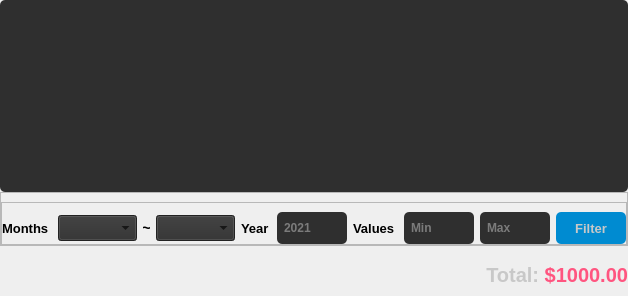
            <widget class="QWidget" name="tb_revenue">
             <attribute name="icon">
              <iconset>
               <normalon>:/money/dinheiro(copiar).png</normalon>
              </iconset>
             </attribute>
             <attribute name="title">
              <string>Revenue</string>
             </attribute>
             <layout class="QVBoxLayout" name="verticalLayout_6">
              <property name="spacing">
               <number>0</number>
              </property>
              <property name="leftMargin">
               <number>0</number>
              </property>
              <property name="topMargin">
               <number>0</number>
              </property>
              <property name="rightMargin">
               <number>0</number>
              </property>
              <property name="bottomMargin">
               <number>0</number>
              </property>
              <item>
               <widget class="QFrame" name="fr_revenue_list">
                <property name="maximumSize">
                 <size>
                  <width>16777215</width>
                  <height>16777215</height>
                 </size>
                </property>
                <property name="frameShape">
                 <enum>QFrame::NoFrame</enum>
                </property>
                <property name="frameShadow">
                 <enum>QFrame::Raised</enum>
                </property>
                <layout class="QHBoxLayout" name="horizontalLayout_13">
                 <property name="spacing">
                  <number>0</number>
                 </property>
                 <property name="leftMargin">
                  <number>0</number>
                 </property>
                 <property name="topMargin">
                  <number>0</number>
                 </property>
                 <property name="rightMargin">
                  <number>0</number>
                 </property>
                 <property name="bottomMargin">
                  <number>0</number>
                 </property>
                 <item>
                  <widget class="QTableWidget" name="tb_revenue_list">
                   <property name="font">
                    <font>
                     <pointsize>10</pointsize>
                     <weight>75</weight>
                     <bold>true</bold>
                    </font>
                   </property>
                   <property name="styleSheet">
                    <string notr="true">background-color: rgb(47, 47, 47);
border-radius: 5px;</string>
                   </property>
                  </widget>
                 </item>
                </layout>
               </widget>
              </item>
              <item>
               <widget class="QFrame" name="fr_revenue_filter_content">
                <property name="frameShape">
                 <enum>QFrame::StyledPanel</enum>
                </property>
                <property name="frameShadow">
                 <enum>QFrame::Raised</enum>
                </property>
                <layout class="QHBoxLayout" name="horizontalLayout_20">
                 <property name="spacing">
                  <number>0</number>
                 </property>
                 <property name="leftMargin">
                  <number>0</number>
                 </property>
                 <property name="topMargin">
                  <number>9</number>
                 </property>
                 <property name="rightMargin">
                  <number>0</number>
                 </property>
                 <property name="bottomMargin">
                  <number>0</number>
                 </property>
                 <item>
                  <widget class="QFrame" name="fr_revenue_space">
                   <property name="frameShape">
                    <enum>QFrame::StyledPanel</enum>
                   </property>
                   <property name="frameShadow">
                    <enum>QFrame::Raised</enum>
                   </property>
                  </widget>
                 </item>
                 <item>
                  <widget class="QFrame" name="fr_revenue_filter">
                   <property name="minimumSize">
                    <size>
                     <width>600</width>
                     <height>0</height>
                    </size>
                   </property>
                   <property name="maximumSize">
                    <size>
                     <width>700</width>
                     <height>16777215</height>
                    </size>
                   </property>
                   <property name="frameShape">
                    <enum>QFrame::StyledPanel</enum>
                   </property>
                   <property name="frameShadow">
                    <enum>QFrame::Raised</enum>
                   </property>
                   <layout class="QHBoxLayout" name="horizontalLayout_19">
                    <property name="leftMargin">
                     <number>0</number>
                    </property>
                    <property name="rightMargin">
                     <number>0</number>
                    </property>
                    <property name="bottomMargin">
                     <number>0</number>
                    </property>
                    <item>
                     <widget class="QLabel" name="lb_revenue_months">
                      <property name="minimumSize">
                       <size>
                        <width>50</width>
                        <height>0</height>
                       </size>
                      </property>
                      <property name="maximumSize">
                       <size>
                        <width>50</width>
                        <height>16777215</height>
                       </size>
                      </property>
                      <property name="font">
                       <font>
                        <pointsize>10</pointsize>
                        <weight>75</weight>
                        <bold>true</bold>
                       </font>
                      </property>
                      <property name="text">
                       <string>Months</string>
                      </property>
                     </widget>
                    </item>
                    <item>
                     <widget class="QComboBox" name="cb_revenue_months_min">
                      <property name="minimumSize">
                       <size>
                        <width>0</width>
                        <height>26</height>
                       </size>
                      </property>
                      <property name="maximumSize">
                       <size>
                        <width>125</width>
                        <height>16777215</height>
                       </size>
                      </property>
                      <property name="font">
                       <font>
                        <pointsize>10</pointsize>
                        <weight>75</weight>
                        <bold>true</bold>
                       </font>
                      </property>
                      <property name="styleSheet">
                       <string notr="true">background-color: rgb(47, 47, 47);
padding-left: 5px;
padding-right: 5px;</string>
                      </property>
                     </widget>
                    </item>
                    <item>
                     <widget class="QLabel" name="lb_revenue_filter_range">
                      <property name="maximumSize">
                       <size>
                        <width>7</width>
                        <height>16777215</height>
                       </size>
                      </property>
                      <property name="font">
                       <font>
                        <pointsize>11</pointsize>
                        <weight>75</weight>
                        <bold>true</bold>
                       </font>
                      </property>
                      <property name="text">
                       <string>~</string>
                      </property>
                      <property name="alignment">
                       <set>Qt::AlignCenter</set>
                      </property>
                     </widget>
                    </item>
                    <item>
                     <widget class="QComboBox" name="cb_revenue_months_max">
                      <property name="minimumSize">
                       <size>
                        <width>0</width>
                        <height>26</height>
                       </size>
                      </property>
                      <property name="maximumSize">
                       <size>
                        <width>125</width>
                        <height>16777215</height>
                       </size>
                      </property>
                      <property name="font">
                       <font>
                        <pointsize>10</pointsize>
                        <weight>75</weight>
                        <bold>true</bold>
                       </font>
                      </property>
                      <property name="styleSheet">
                       <string notr="true">background-color: rgb(47, 47, 47);
padding-left: 5px;
padding-right: 5px;</string>
                      </property>
                     </widget>
                    </item>
                    <item>
                     <widget class="QLabel" name="lb_revenue_year">
                      <property name="minimumSize">
                       <size>
                        <width>30</width>
                        <height>0</height>
                       </size>
                      </property>
                      <property name="maximumSize">
                       <size>
                        <width>30</width>
                        <height>16777215</height>
                       </size>
                      </property>
                      <property name="font">
                       <font>
                        <pointsize>10</pointsize>
                        <weight>75</weight>
                        <bold>true</bold>
                       </font>
                      </property>
                      <property name="text">
                       <string>Year</string>
                      </property>
                     </widget>
                    </item>
                    <item>
                     <widget class="QLineEdit" name="ld_revenue_year">
                      <property name="minimumSize">
                       <size>
                        <width>0</width>
                        <height>32</height>
                       </size>
                      </property>
                      <property name="maximumSize">
                       <size>
                        <width>70</width>
                        <height>16777215</height>
                       </size>
                      </property>
                      <property name="font">
                       <font>
                        <weight>75</weight>
                        <bold>true</bold>
                       </font>
                      </property>
                      <property name="styleSheet">
                       <string notr="true">QLineEdit{
	border-radius: 5px;
	padding: 5px;
	background-color: rgb(47, 47, 47);
	color: rgb(200,200,200);
}
QLineEdit:focus{
	border: 2px solid rgb(0, 122, 209);
	border: 2px solid rgb(172, 235, 226);
	color: rgb(255,255,255);
}</string>
                      </property>
                      <property name="placeholderText">
                       <string>2021</string>
                      </property>
                     </widget>
                    </item>
                    <item>
                     <widget class="QLabel" name="lb_revenues_values">
                      <property name="minimumSize">
                       <size>
                        <width>45</width>
                        <height>0</height>
                       </size>
                      </property>
                      <property name="maximumSize">
                       <size>
                        <width>45</width>
                        <height>16777215</height>
                       </size>
                      </property>
                      <property name="font">
                       <font>
                        <pointsize>10</pointsize>
                        <weight>75</weight>
                        <bold>true</bold>
                       </font>
                      </property>
                      <property name="text">
                       <string>Values</string>
                      </property>
                     </widget>
                    </item>
                    <item>
                     <widget class="QLineEdit" name="ld_revenue_min">
                      <property name="minimumSize">
                       <size>
                        <width>0</width>
                        <height>32</height>
                       </size>
                      </property>
                      <property name="maximumSize">
                       <size>
                        <width>70</width>
                        <height>16777215</height>
                       </size>
                      </property>
                      <property name="font">
                       <font>
                        <weight>75</weight>
                        <bold>true</bold>
                       </font>
                      </property>
                      <property name="styleSheet">
                       <string notr="true">QLineEdit{
	border-radius: 5px;
	padding: 5px;
	background-color: rgb(47, 47, 47);
	color: rgb(200,200,200);
}
QLineEdit:focus{
	border: 2px solid rgb(0, 122, 209);
	border: 2px solid rgb(172, 235, 226);
	color: rgb(255,255,255);
}</string>
                      </property>
                      <property name="placeholderText">
                       <string>Min</string>
                      </property>
                     </widget>
                    </item>
                    <item>
                     <widget class="QLineEdit" name="ld_revenue_max">
                      <property name="minimumSize">
                       <size>
                        <width>0</width>
                        <height>32</height>
                       </size>
                      </property>
                      <property name="maximumSize">
                       <size>
                        <width>70</width>
                        <height>16777215</height>
                       </size>
                      </property>
                      <property name="font">
                       <font>
                        <pointsize>9</pointsize>
                        <weight>75</weight>
                        <bold>true</bold>
                       </font>
                      </property>
                      <property name="styleSheet">
                       <string notr="true">QLineEdit{
	border-radius: 5px;
	padding: 5px;
	background-color: rgb(47, 47, 47);
	color: rgb(200,200,200);
}
QLineEdit:focus{
	border: 2px solid rgb(0, 122, 209);
	border: 2px solid rgb(172, 235, 226);
	color: rgb(255,255,255);
}</string>
                      </property>
                      <property name="placeholderText">
                       <string>Max</string>
                      </property>
                     </widget>
                    </item>
                    <item>
                     <widget class="QPushButton" name="btn_revenue_filter">
                      <property name="minimumSize">
                       <size>
                        <width>70</width>
                        <height>32</height>
                       </size>
                      </property>
                      <property name="maximumSize">
                       <size>
                        <width>70</width>
                        <height>16777215</height>
                       </size>
                      </property>
                      <property name="font">
                       <font>
                        <pointsize>10</pointsize>
                        <weight>75</weight>
                        <bold>true</bold>
                       </font>
                      </property>
                      <property name="cursor">
                       <cursorShape>PointingHandCursor</cursorShape>
                      </property>
                      <property name="styleSheet">
                       <string notr="true">QPushButton{
	border-radius: 5px;
	background-color: rgb(0, 139, 209);
	color: rgb(200,200,200);
}
QPushButton:hover{
	background-color: rgb(0, 130, 215);
}
QPushButton:pressed{
	background-color: rgb(0, 122, 209);
}</string>
                      </property>
                      <property name="text">
                       <string>Filter</string>
                      </property>
                     </widget>
                    </item>
                   </layout>
                  </widget>
                 </item>
                </layout>
               </widget>
              </item>
              <item>
               <widget class="QFrame" name="fr_revenue_total">
                <property name="minimumSize">
                 <size>
                  <width>0</width>
                  <height>50</height>
                 </size>
                </property>
                <property name="maximumSize">
                 <size>
                  <width>16777215</width>
                  <height>50</height>
                 </size>
                </property>
                <property name="frameShape">
                 <enum>QFrame::NoFrame</enum>
                </property>
                <property name="frameShadow">
                 <enum>QFrame::Raised</enum>
                </property>
                <layout class="QHBoxLayout" name="horizontalLayout_14">
                 <property name="spacing">
                  <number>0</number>
                 </property>
                 <property name="leftMargin">
                  <number>0</number>
                 </property>
                 <property name="topMargin">
                  <number>9</number>
                 </property>
                 <property name="rightMargin">
                  <number>0</number>
                 </property>
                 <property name="bottomMargin">
                  <number>0</number>
                 </property>
                 <item>
                  <widget class="QLabel" name="lb_revenue_total">
                   <property name="font">
                    <font>
                     <pointsize>15</pointsize>
                     <weight>75</weight>
                     <bold>true</bold>
                    </font>
                   </property>
                   <property name="text">
                    <string>&lt;html&gt;&lt;head/&gt;&lt;body&gt;&lt;p&gt;&lt;span style=&quot; color:#c8c8c8;&quot;&gt;Total: &lt;/span&gt;&lt;span style=&quot; color:#ff5580;&quot;&gt;$1000.00&lt;/span&gt;&lt;/p&gt;&lt;/body&gt;&lt;/html&gt;</string>
                   </property>
                   <property name="alignment">
                    <set>Qt::AlignRight|Qt::AlignTrailing|Qt::AlignVCenter</set>
                   </property>
                  </widget>
                 </item>
                </layout>
               </widget>
              </item>
             </layout>
            </widget>
